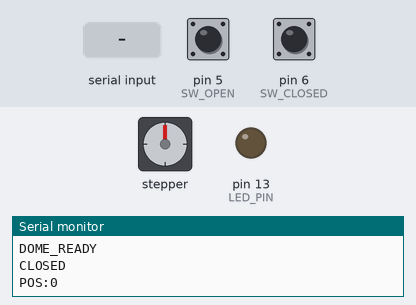
Recording of a sketch running on a simulated Arduino Nano, built with avr-gcc and run on an emulated ATmega328P. Parts: stepper motor, output pins drawn as LEDs (lit = HIGH), the last lines printed to the serial monitor. Wiring (inferred from the names in the program): stepper motor driver (1600 steps per turn assumed): step pin 2; direction pin 3; enable pin 4. The inputs (shaded band) are chosen by the test bench; at power-on: pin 5 (SW_OPEN) HIGH, pin 6 (SW_CLOSED) HIGH. Pins used as bus, display or sensor lines are not drawn.

Above: at 1.2 s.
1.3 s: "OPEN\n" received over Serial
At 1.8 s:
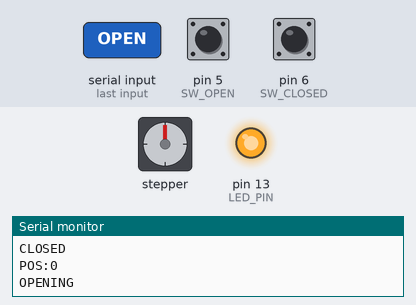
4.3 s: pin 5 (SW_OPEN) pulled LOW for 0.15 s
At 5.0 s:
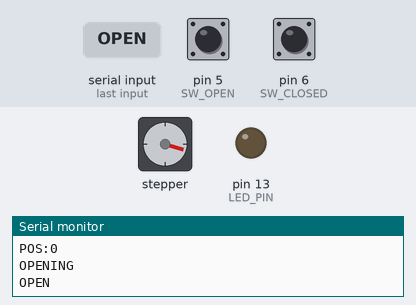
5.9 s: "CLOSE\n" received over Serial
At 6.9 s:
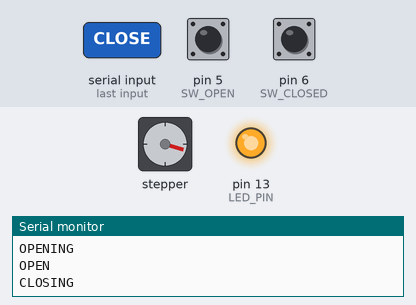
8.9 s: byte 83 ('S') received over Serial
At 10.4 s:
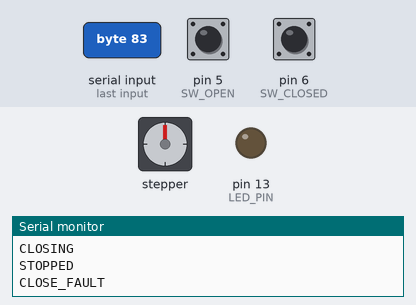
11.4 s: "STEP 90\n" received over Serial
At 12.1 s:
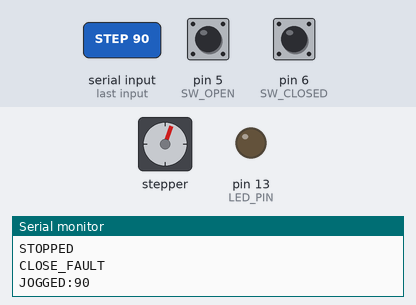
13.1 s: "CLOSE\n" received over Serial
At 13.6 s:
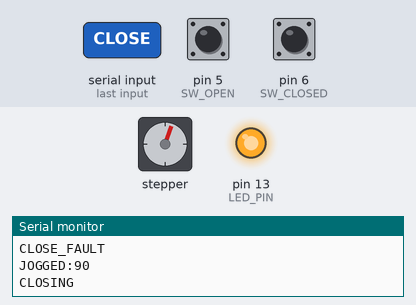
Timing chart, 0 to 63.6 s (numbered marks = the images above; inputs shaded):
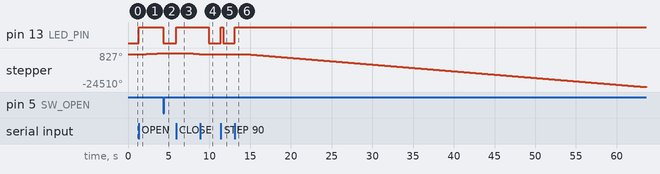

The sketch:

dome_controller.ino
```cpp
/*
 * Seestar S50 Nano Dome — Arduino Firmware
 * Target: Arduino Nano (ATmega328P)
 * Stepper: NEMA 17 via A4988 driver
 * Lead screw: M8 × 1.25mm pitch
 *
 * Serial protocol (9600 baud, newline terminated):
 *   OPEN      — open dome (rotate motor until limit switch or max steps)
 *   CLOSE     — close dome
 *   STOP      — immediate halt
 *   STATUS    — reply: OPEN | CLOSED | MOVING | ERROR
 *   ABORT     — same as STOP
 *   STEP nn   — jog nn steps (+ = open direction, - = close)
 *
 * Pin assignments:
 *   D2  — STEP pin (A4988)
 *   D3  — DIR pin  (A4988)
 *   D4  — ENABLE pin (LOW = enabled)
 *   D5  — Limit switch OPEN  (NO, pullup)
 *   D6  — Limit switch CLOSED (NO, pullup)
 *   D7  — MS1 (A4988 microstepping — tie HIGH for 1/8 step)
 *   D8  — MS2 (tie LOW)
 *   D9  — MS3 (tie LOW)
 *   D13 — Status LED (onboard)
 *
 * Motor spec: 200 steps/rev, 1/8 microstepping = 1600 steps/rev
 * Lead screw: M8 × 1.25mm pitch
 * Steps per mm: 1600 / 1.25 = 1280 steps/mm
 *
 * Full open travel: ~100mm of lead screw extension
 * Max steps open:   100 × 1280 = 128000 steps
 */

#include <Arduino.h>

// --- Pin definitions ---
const uint8_t STEP_PIN   = 2;
const uint8_t DIR_PIN    = 3;
const uint8_t EN_PIN     = 4;
const uint8_t SW_OPEN    = 5;   // limit: dome fully open
const uint8_t SW_CLOSED  = 6;   // limit: dome fully closed
const uint8_t MS1        = 7;
const uint8_t MS2        = 8;
const uint8_t MS3        = 9;
const uint8_t LED_PIN    = 13;

// --- Motion parameters ---
const uint32_t STEPS_PER_REV   = 1600;   // 200 × 1/8 microstep
const float    PITCH_MM         = 1.25;   // M8 lead screw pitch
const uint32_t STEPS_PER_MM    = (uint32_t)(STEPS_PER_REV / PITCH_MM);  // 1280
const uint32_t MAX_TRAVEL_MM   = 100;
const uint32_t MAX_STEPS       = MAX_TRAVEL_MM * STEPS_PER_MM;          // 128000

// Acceleration profile (simple trapezoidal)
const uint16_t SPEED_MIN_US    = 3000;  // step interval at start (slow)
const uint16_t SPEED_MAX_US    = 400;   // step interval at full speed
const uint16_t ACCEL_STEPS     = 1000;  // steps to reach full speed

// --- State machine ---
enum DomeState { IDLE, OPENING, CLOSING, ERROR_STATE };
DomeState state = IDLE;

int32_t  currentPos  = 0;  // steps from fully-closed
bool     isOpen      = false;
bool     isClosed    = true;

String   cmdBuffer   = "";

// --- Helpers ---
void stepperEnable(bool en) {
    digitalWrite(EN_PIN, en ? LOW : HIGH);
}

void setDir(bool openDir) {
    // openDir = true  → motor turns to extend lead screw (open dome)
    digitalWrite(DIR_PIN, openDir ? HIGH : LOW);
}

uint16_t accelInterval(uint32_t stepNum, uint32_t totalSteps) {
    // Simple trapezoidal: ramp up, cruise, ramp down
    uint32_t ramp = ACCEL_STEPS;
    uint32_t decelStart = (totalSteps > ramp * 2) ? totalSteps - ramp : ramp;

    float t;
    if (stepNum < ramp)
        t = (float)stepNum / ramp;
    else if (stepNum > decelStart)
        t = 1.0f - (float)(stepNum - decelStart) / ramp;
    else
        t = 1.0f;

    t = constrain(t, 0.0f, 1.0f);
    return (uint16_t)(SPEED_MIN_US - t * (SPEED_MIN_US - SPEED_MAX_US));
}

bool limitOpen() {
    return digitalRead(SW_OPEN) == LOW;
}

bool limitClosed() {
    return digitalRead(SW_CLOSED) == LOW;
}

void doStep() {
    digitalWrite(STEP_PIN, HIGH);
    delayMicroseconds(2);
    digitalWrite(STEP_PIN, LOW);
}

void runMotor(bool openDir, uint32_t numSteps) {
    setDir(openDir);
    stepperEnable(true);
    digitalWrite(LED_PIN, HIGH);

    for (uint32_t i = 0; i < numSteps; i++) {
        // Check limits every step
        if (openDir && limitOpen()) {
            currentPos = MAX_STEPS;
            isOpen = true;
            break;
        }
        if (!openDir && limitClosed()) {
            currentPos = 0;
            isClosed = true;
            break;
        }

        // Check for serial STOP
        if (Serial.available()) {
            char c = Serial.peek();
            if (c == 'S') {
                Serial.readStringUntil('\n');
                Serial.println("STOPPED");
                break;
            }
        }

        doStep();
        currentPos += openDir ? 1 : -1;
        currentPos = constrain(currentPos, 0L, (long)MAX_STEPS);

        delayMicroseconds(accelInterval(i, numSteps));
    }

    stepperEnable(false);
    digitalWrite(LED_PIN, LOW);
    state = IDLE;
}

void cmdOpen() {
    if (isOpen) { Serial.println("ALREADY_OPEN"); return; }
    state = OPENING;
    Serial.println("OPENING");
    isOpen = false; isClosed = false;
    uint32_t stepsNeeded = MAX_STEPS - currentPos;
    runMotor(true, stepsNeeded);
    if (limitOpen()) isOpen = true;
    Serial.println(isOpen ? "OPEN" : "OPEN_FAULT");
}

void cmdClose() {
    if (isClosed) { Serial.println("ALREADY_CLOSED"); return; }
    state = CLOSING;
    Serial.println("CLOSING");
    isOpen = false; isClosed = false;
    uint32_t stepsNeeded = currentPos;
    runMotor(false, stepsNeeded);
    if (limitClosed()) isClosed = true;
    Serial.println(isClosed ? "CLOSED" : "CLOSE_FAULT");
}

void cmdStatus() {
    if (isOpen)        Serial.println("OPEN");
    else if (isClosed) Serial.println("CLOSED");
    else if (state == OPENING)  Serial.println("OPENING");
    else if (state == CLOSING)  Serial.println("CLOSING");
    else               Serial.println("UNKNOWN");
    Serial.print("POS:");
    Serial.println(currentPos);
}

void cmdJog(int32_t steps) {
    bool dir = steps > 0;
    uint32_t n = abs(steps);
    runMotor(dir, n);
    Serial.print("JOGGED:");
    Serial.println(steps);
}

void processCommand(String cmd) {
    cmd.trim();
    cmd.toUpperCase();

    if (cmd == "OPEN")       cmdOpen();
    else if (cmd == "CLOSE") cmdClose();
    else if (cmd == "STOP" || cmd == "ABORT") {
        state = IDLE;
        stepperEnable(false);
        Serial.println("STOPPED");
    }
    else if (cmd == "STATUS") cmdStatus();
    else if (cmd.startsWith("STEP ")) {
        int32_t n = cmd.substring(5).toInt();
        cmdJog(n);
    }
    else {
        Serial.print("ERR:UNKNOWN:");
        Serial.println(cmd);
    }
}

void setup() {
    Serial.begin(9600);

    pinMode(STEP_PIN, OUTPUT);
    pinMode(DIR_PIN,  OUTPUT);
    pinMode(EN_PIN,   OUTPUT);
    pinMode(MS1,      OUTPUT);
    pinMode(MS2,      OUTPUT);
    pinMode(MS3,      OUTPUT);
    pinMode(LED_PIN,  OUTPUT);
    pinMode(SW_OPEN,   INPUT_PULLUP);
    pinMode(SW_CLOSED, INPUT_PULLUP);

    // 1/8 microstepping on A4988
    digitalWrite(MS1, HIGH);
    digitalWrite(MS2, LOW);
    digitalWrite(MS3, LOW);

    stepperEnable(false);  // disabled at rest

    // Determine initial state from switches
    if (limitClosed()) { isClosed = true;  currentPos = 0; }
    if (limitOpen())   { isOpen   = true;  currentPos = MAX_STEPS; }

    Serial.println("DOME_READY");
    cmdStatus();
}

void loop() {
    while (Serial.available()) {
        char c = Serial.read();
        if (c == '\n' || c == '\r') {
            if (cmdBuffer.length() > 0) {
                processCommand(cmdBuffer);
                cmdBuffer = "";
            }
        } else {
            cmdBuffer += c;
        }
    }
}
```

Measured:
- after the input at 1.3 s, pin 13 (LED_PIN): LOW → HIGH at once; stepper: keeps turning clockwise at about 277°/s, starting at once
- after the input at 4.3 s, pin 13 (LED_PIN): HIGH → LOW at once
- after the input at 5.9 s, pin 13 (LED_PIN): LOW → HIGH at once; stepper: keeps turning counter-clockwise at about 278°/s, starting at once
- after the input at 8.9 s, pin 13 (LED_PIN): HIGH → LOW after 1.0 s; stepper: stops changing and stays 0°
- after the input at 11.4 s, pin 13 (LED_PIN): LOW → HIGH at once, → LOW 0.27 s later; stepper: turns 20° clockwise in 0.24 s, starting at once
- after the input at 13.1 s, pin 13 (LED_PIN): LOW → HIGH at once; stepper: keeps turning counter-clockwise at about 486°/s, starting at once
